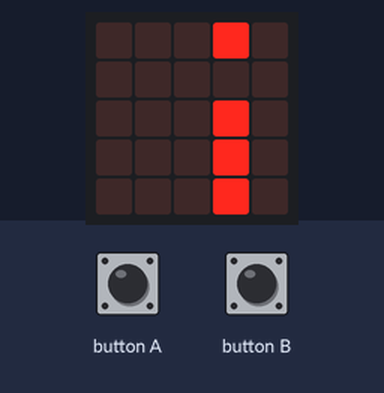
The program below on a simulated BBC micro:bit (MakeCode). Parts: the board's 5×5 LED display. The test bench sets the inputs (shaded band). Random numbers come from a fixed seed; the run ends where the board's game-over animation would start. At 6.6 s the program stops and its outputs stay as they are.

Above: at 1.2 s.
1.3 s: button A pressed for 0.15 s
At 2.3 s:
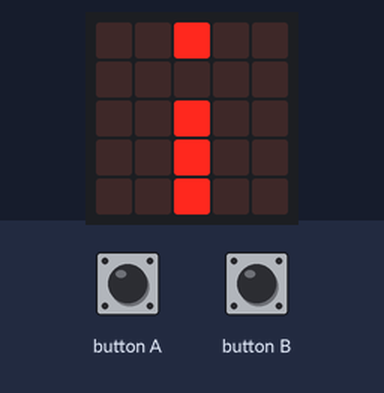
At 7.6 s:
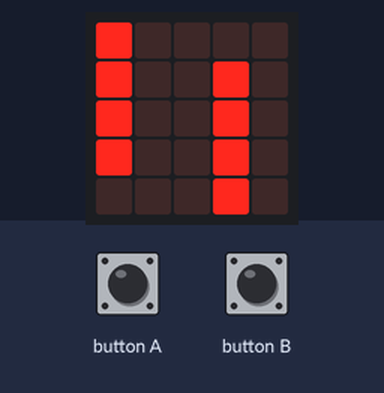
Timing chart, 0 to 8.1 s (numbered marks = the images above; inputs shaded):
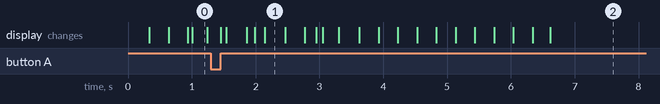

The program:

main.ts
```typescript
input.onButtonPressed(Button.A, function on_button_pressed_a() {
    bird.change(LedSpriteProperty.Y, -1)
})
input.onButtonPressed(Button.B, function on_button_pressed_b() {
    bird.change(LedSpriteProperty.Y, 1)
})
let emptyObstacleY = 0
let ticks = 0
let bird : game.LedSprite = null
let index = 0
let obstacles : game.LedSprite[] = []
bird = game.createSprite(0, 2)
bird.set(LedSpriteProperty.Blink, 300)
basic.forever(function on_forever() {

    while (obstacles.length > 0 && obstacles[0].get(LedSpriteProperty.X) == 0) {
        obstacles.removeAt(0).delete()
    }
    for (let obstacle2 of obstacles) {
        obstacle2.change(LedSpriteProperty.X, -1)
    }
    if (ticks % 3 == 0) {
        emptyObstacleY = randint(0, 4)
        for (let index2 = 0; index2 < 5; index2++) {
            if (index2 != emptyObstacleY) {
                obstacles.push(game.createSprite(4, index2))
            }

        }
    }

    for (let obstacle3 of obstacles) {
        if (obstacle3.get(LedSpriteProperty.X) == bird.get(LedSpriteProperty.X) && obstacle3.get(LedSpriteProperty.Y) == bird.get(LedSpriteProperty.Y)) {
            game.gameOver()
        }

    }
    ticks += 1
    basic.pause(Math.max(200, Math.trunc(1000 * 0.98 ** ticks)))
})
```

test.ts
```typescript
// 在此处测试；当此软件包作为插件使用时，将不会编译此软件包。
```
